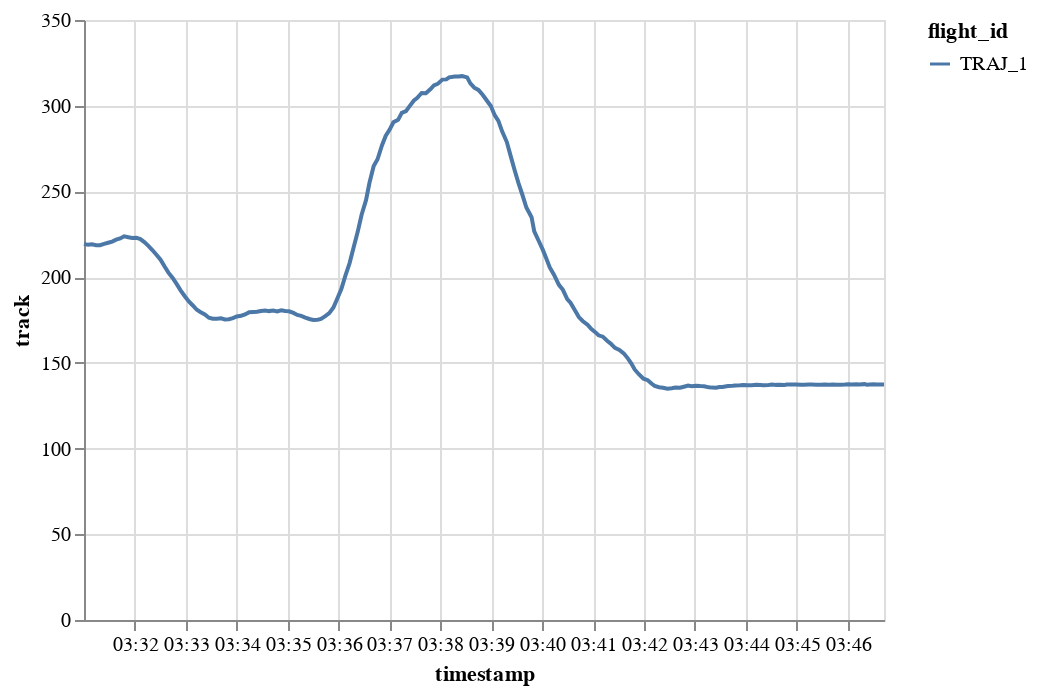

The cell this chart's notebook holds for it:
### Code cell
traffic[1].chart().encode(alt.Y("track"), alt.X("timestamp"), alt.Color("flight_id"))

### Figure 1 — Vega-Lite specification as saved in the notebook (floating-point values rounded to 4 significant figures; data arrays with more than 128 entries replaced by an {"elided": "..."} marker saying what was removed)
{"config": {"view": {"continuousWidth": 400, "continuousHeight": 300}}, "data": {"name": "data-28097b1059e7b57c5ced579b74d39bba"}, "mark": "line", "encoding": {"color": {"type": "nominal", "field": "flight_id"}, "x": {"type": "temporal", "field": "timestamp"}, "y": {"type": "quantitative", "field": "track"}}, "$schema": "https://vega.github.io/schema/vega-lite/v4.8.1.json", "datasets": {"data-28097b1059e7b57c5ced579b74d39bba": {"elided": "200 records"}}}
